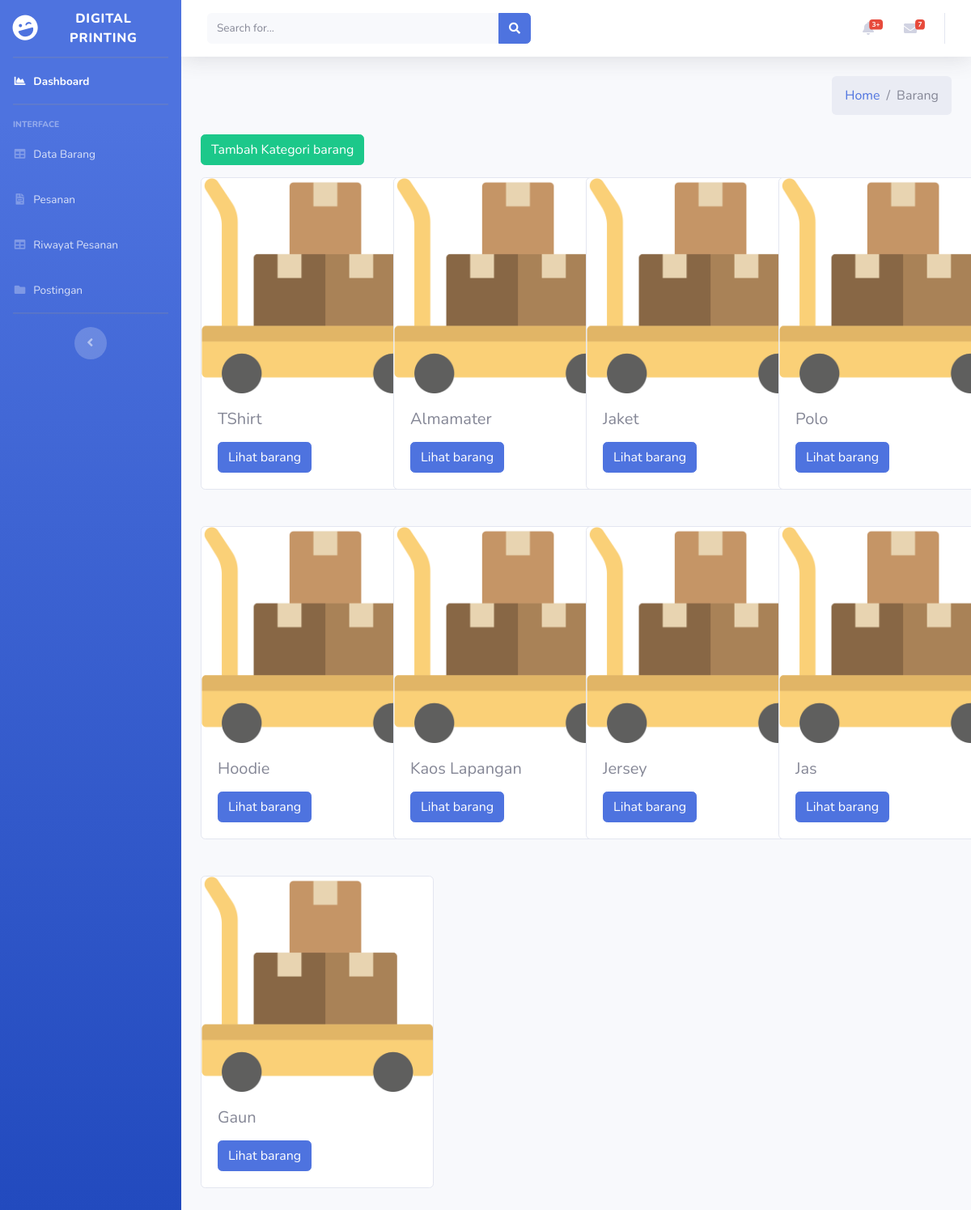
Before: /index.php/admin/barang with the older database file.
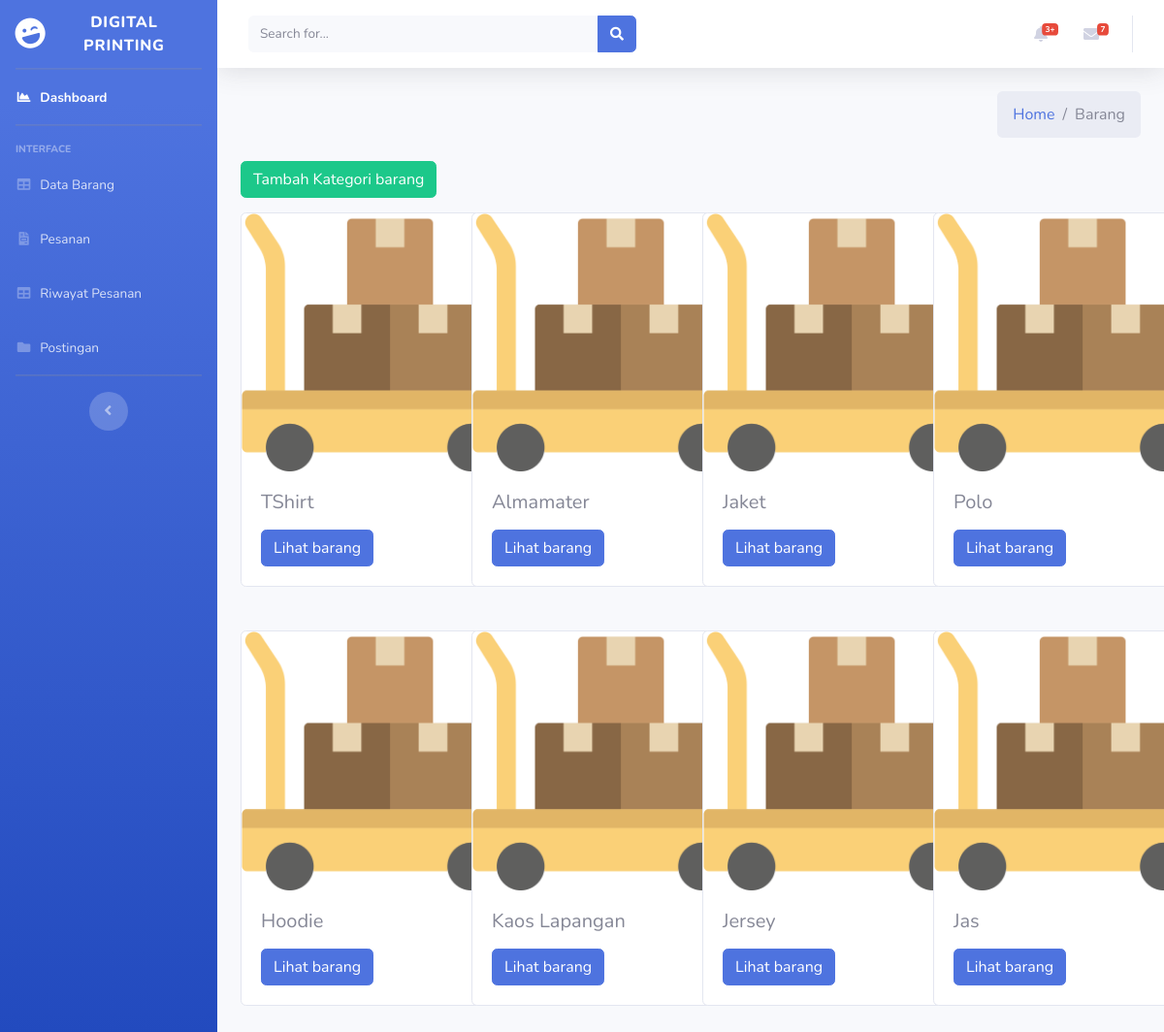
After: the same page with the newer database file.
### tables this page shows
CREATE TABLE `kategori` (
  `id_kategori` int(11) NOT NULL,
  `nama_kategori` varchar(250) NOT NULL,
  `gambar_kategori` varchar(250) NOT NULL,
  `list_paket` varchar(250) NOT NULL
);

### application/controllers/Admin.php (called while the page is built, shortened)
<?php
class Admin extends CI_Controller
{
    public function __construct()
    {
        $this->load->model('Admin_model');
    }
    public function barang()
    {
        $data['title'] = 'Barang-Barang';
        $data['admindata'] = $this->Admin_model->getAdmin();
        $data['countKonsumen'] = $this->Admin_model->getJmlKonsum();
        $data['countVendor'] = $this->Admin_model->getJmlVendor();
        $data['countBarang'] = $this->Admin_model->getJmlBarang();
        $data['allBarang'] = $this->Admin_model->getAllBarang();
        $this->load->view('templates/header', $data);
        $this->load->view('templates/sidebar', $data);
        $this->load->view('admin/barang', $data);
        $this->load->view('templates/footer', $data);
    }
}

### index.php (called while the page is built, shortened)
<?php
require_once BASEPATH.'core/CodeIgniter.php';

### application/models/Admin_model.php (called while the page is built, shortened)
<?php
class Admin_model extends CI_model
{
    public function getAllBarang()
    {
        return $this->db->get('kategori')->result_array();
    }
}

### application/views/admin/barang.php (the view, shortened to what this page needs)
<div class="content-wrapper">
	<div class="content-header">
		<div class="container-fluid">
			<div class="row mb-2">
				<div class="col-sm-6">
				</div>
				<div class="col-sm-6">
					<ol class="breadcrumb float-sm-right">
						<li class="breadcrumb-item"><a href="<?php echo base_url(
																	'Barang/index/'
																); ?>">Home</a></li>
						<li class="breadcrumb-item active">Barang</li>
					</ol>
				</div>
			</div>
		</div>
	</div>
	<div class="content">
		<div class="container-fluid">
			<a href="<?= base_url('admin/tambahKategori') ?>" class="btn btn-success">Tambah Kategori barang</a>
			<div class="row">
				<?php foreach ($allBarang as $barang) { ?>
					<div class="col-3" style="margin-top: 15px; margin-bottom: 30px;">
						<div class="card" style="width: 18rem;">
							<img src="<?= base_url('assets/img/barang.png') ?>" class="card-img-top" alt="...">
							<div class="card-body">
								<h5 class="card-title"><?= $barang['nama_kategori'] ?></h5>
								<a href="<?= base_url('admin/dataBarang/') . $barang['id_kategori'] ?>" class="btn btn-primary">Lihat barang</a>
							</div>
						</div>
					</div>
				<?php } ?>
			</div>
		</div>
	</div>
</div>

### application/views/templates/header.php (shortened to what this page needs)
<!DOCTYPE html>
<html lang="en">
<head>
	<link rel="stylesheet" href="https://cdnjs.cloudflare.com/ajax/libs/twitter-bootstrap/4.5.2/css/bootstrap.css">
	<link rel="stylesheet" href="https://cdn.datatables.net/1.10.23/css/dataTables.bootstrap4.min.css">
	<link href="https://cdn.jsdelivr.net/npm/bootstrap@5.0.0-beta1/dist/css/bootstrap.min.css" rel="stylesheet">
	<link href="<?php echo base_url() ?>assets/vendor/fontawesome-free/css/all.min.css" rel="stylesheet" type="text/css">
	<link href="<?php echo base_url() ?>assets/css/sb-admin-2.min.css" rel="stylesheet">
</head>
<body id="page-top">
	<div id="wrapper">
		<ul class="navbar-nav bg-gradient-primary sidebar sidebar-dark accordion" id="accordionSidebar">
			<a class="sidebar-brand d-flex align-items-center justify-content-center" href="<?php echo base_url('Admin/index') ?>">
				<div class="sidebar-brand-icon rotate-n-15">
					<i class="fas fa-laugh-wink"></i>
				</div>
				<div class="sidebar-brand-text mx-3">Digital Printing</div>
			</a>
			<hr class="sidebar-divider my-0">
			<li class="nav-item active">
				<a class="nav-link" href="<?php echo base_url('Admin/index') ?>">
					<i class="fas fa-fw fa-chart-area"></i>
					<span>Dashboard</span></a>
			</li>
			<hr class="sidebar-divider">
			<div class="sidebar-heading">
				Interface
			</div>
			<li class="nav-item">
				<a class="nav-link" href="<?php echo base_url('admin/barang'); ?>">
					<i class="fas fa-fw fa-table"></i>
					<span>Data Barang</span></a>
			</li>
			<li class="nav-item">
				<a class="nav-link" href="<?php echo base_url('admin/daftarPesanan'); ?>">
					<i class="fas fa-fw fa-file-invoice"></i>
					<span>Pesanan</span>
				</a>
			</li>
			<li class="nav-item">
				<a class="nav-link" href="<?= base_url('admin/HistoriPesanan') ?>">
					<i class="fas fa-fw fa-table"></i>
					<span>Riwayat Pesanan</span></a>
			</li>
			<li class="nav-item">
				<a class="nav-link" href="<?= base_url('admin/postingan') ?>">
					<i class="fas fa-fw fa-folder"></i>
					<span>Postingan</span></a>
			</li>
			<hr class="sidebar-divider d-none d-md-block">
			<div class="text-center d-none d-md-inline">
				<button class="rounded-circle border-0" id="sidebarToggle"></button>
			</div>
		</ul>

### application/views/templates/sidebar.php (shortened to what this page needs)
<div id="content-wrapper" class="d-flex flex-column">
  <div id="content">
    <nav class="navbar navbar-expand navbar-light bg-white topbar mb-4 static-top shadow">
      <form class="d-none d-sm-inline-block form-inline mr-auto ml-md-3 my-2 my-md-0 mw-100 navbar-search">
        <div class="input-group">
          <input type="text" class="form-control bg-light border-0 small" placeholder="Search for..." aria-label="Search" aria-describedby="basic-addon2">
          <div class="input-group-append">
            <button class="btn btn-primary" type="button">
              <i class="fas fa-search fa-sm"></i>
            </button>
          </div>
        </div>
      </form>
      <ul class="navbar-nav ml-auto">
        <li class="nav-item dropdown no-arrow mx-1">
          <a class="nav-link dropdown-toggle" href="#" id="alertsDropdown" role="button" data-toggle="dropdown" aria-haspopup="true" aria-expanded="false">
            <i class="fas fa-bell fa-fw"></i>
            <span class="badge badge-danger badge-counter">3+</span>
          </a>
        </li>
        <li class="nav-item dropdown no-arrow mx-1">
          <a class="nav-link dropdown-toggle" href="#" id="messagesDropdown" role="button" data-toggle="dropdown" aria-haspopup="true" aria-expanded="false">
            <i class="fas fa-envelope fa-fw"></i>
            <span class="badge badge-danger badge-counter">7</span>
          </a>
        </li>
      </ul>
    </nav>

### application/views/templates/footer.php (shortened to what this page needs)
</div>
</div>
</body>
</html>

Changed rows visible on the page:
removed kategori: nama_kategori "Gaun"
